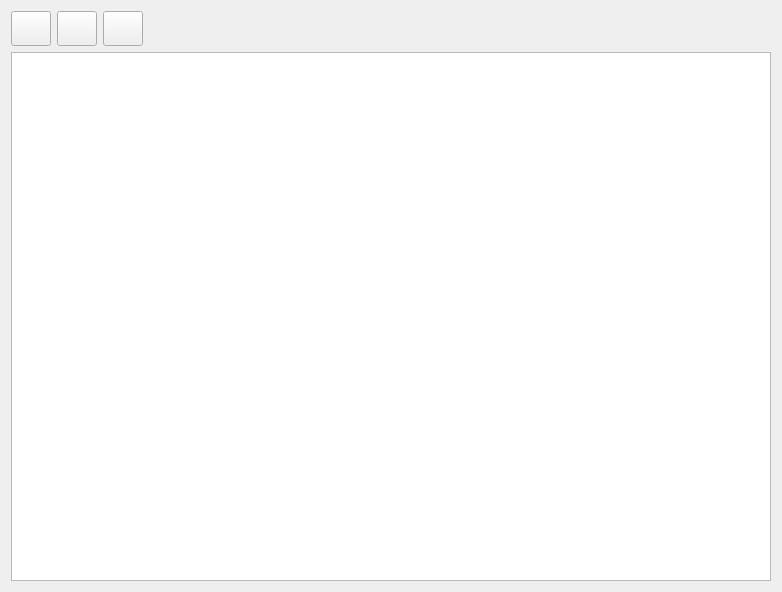
<?xml version="1.0" encoding="UTF-8"?>
<ui version="4.0">
 <class>Sellers</class>
 <widget class="QWidget" name="Sellers">
  <property name="geometry">
   <rect>
    <x>0</x>
    <y>0</y>
    <width>782</width>
    <height>592</height>
   </rect>
  </property>
  <property name="windowTitle">
   <string>Form</string>
  </property>
  <layout class="QVBoxLayout" name="verticalLayout">
   <item>
    <layout class="QHBoxLayout" name="horizontalLayout">
     <item>
      <widget class="QPushButton" name="btn_add">
       <property name="sizePolicy">
        <sizepolicy hsizetype="Fixed" vsizetype="Fixed">
         <horstretch>0</horstretch>
         <verstretch>0</verstretch>
        </sizepolicy>
       </property>
       <property name="minimumSize">
        <size>
         <width>40</width>
         <height>35</height>
        </size>
       </property>
       <property name="text">
        <string/>
       </property>
       <property name="icon">
        <iconset resource="../recources/all.qrc">
         <normaloff>:/icons/add.png</normaloff>:/icons/add.png</iconset>
       </property>
       <property name="shortcut">
        <string>Ctrl+A</string>
       </property>
      </widget>
     </item>
     <item>
      <widget class="QPushButton" name="btn_del">
       <property name="enabled">
        <bool>true</bool>
       </property>
       <property name="sizePolicy">
        <sizepolicy hsizetype="Fixed" vsizetype="Fixed">
         <horstretch>0</horstretch>
         <verstretch>0</verstretch>
        </sizepolicy>
       </property>
       <property name="minimumSize">
        <size>
         <width>40</width>
         <height>35</height>
        </size>
       </property>
       <property name="text">
        <string/>
       </property>
       <property name="icon">
        <iconset resource="../recources/all.qrc">
         <normaloff>:/icons/delete.png</normaloff>:/icons/delete.png</iconset>
       </property>
       <property name="shortcut">
        <string>Del</string>
       </property>
      </widget>
     </item>
     <item>
      <widget class="QPushButton" name="btn_info">
       <property name="enabled">
        <bool>true</bool>
       </property>
       <property name="sizePolicy">
        <sizepolicy hsizetype="Fixed" vsizetype="Fixed">
         <horstretch>0</horstretch>
         <verstretch>0</verstretch>
        </sizepolicy>
       </property>
       <property name="minimumSize">
        <size>
         <width>40</width>
         <height>35</height>
        </size>
       </property>
       <property name="text">
        <string/>
       </property>
       <property name="icon">
        <iconset resource="../recources/all.qrc">
         <normaloff>:/icons/info.png</normaloff>:/icons/info.png</iconset>
       </property>
       <property name="shortcut">
        <string>Del</string>
       </property>
      </widget>
     </item>
     <item>
      <spacer name="horizontalSpacer">
       <property name="orientation">
        <enum>Qt::Horizontal</enum>
       </property>
       <property name="sizeType">
        <enum>QSizePolicy::Expanding</enum>
       </property>
       <property name="sizeHint" stdset="0">
        <size>
         <width>40</width>
         <height>20</height>
        </size>
       </property>
      </spacer>
     </item>
    </layout>
   </item>
   <item>
    <layout class="QHBoxLayout" name="horizontalLayout_2">
     <item>
      <widget class="QTableView" name="tableView">
       <property name="selectionMode">
        <enum>QAbstractItemView::SingleSelection</enum>
       </property>
      </widget>
     </item>
    </layout>
   </item>
  </layout>
 </widget>
 <resources>
  <include location="../recources/all.qrc"/>
 </resources>
 <connections/>
</ui>
